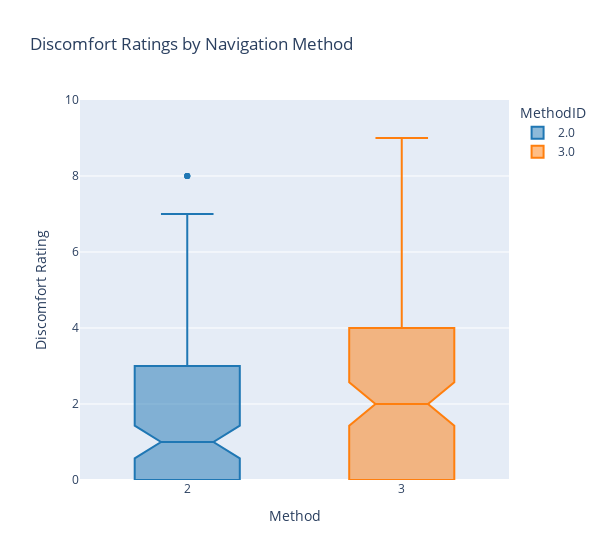

The notebook cell saved with this chart:
### Code cell
discomfort_fig = px.box(discomfort_method, x='MethodID', y='Value', color='MethodID', title='Discomfort Ratings by Navigation Method', notched=True, color_discrete_sequence=px.colors.qualitative.D3)
discomfort_fig.update_yaxes(range=[0,10])
discomfort_fig.update_layout(
    xaxis_title='Method',
    yaxis_title='Discomfort Rating',
    width=600,
)
discomfort_fig.show()

### Figure 1 — Plotly figure (JSON) as saved in the notebook; plotly's stock layout.template omitted (floating-point values rounded to 4 significant figures)
{"data": [{"alignmentgroup": "True", "hovertemplate": "MethodID=%{x}<br>Value=%{y}<extra></extra>", "legendgroup": "2.0", "marker": {"color": "#1F77B4"}, "name": "2.0", "notched": true, "offsetgroup": "2.0", "orientation": "v", "showlegend": true, "type": "box", "x": [2, 2, 2, 2, 2, 2, 2, 2, 2, 2, 2, 2, 2, 2, 2, 2, 2, 2, 2, 2, 2, 2, 2, 2, 2, 2, 2, 2, 2, 2, 2, 2, 2, 2, 2, 2, 2, 2, 2, 2, 2, 2, 2, 2, 2, 2, 2, 2, 2, 2, 2, 2, 2, 2, 2, 2, 2, 2, 2, 2, 2, 2, 2, 2, 2, 2, 2, 2, 2, 2, 2, 2, 2, 2, 2, 2, 2, 2, 2, 2, 2, 2, 2, 2, 2, 2, 2, 2, 2, 2, 2, 2, 2, 2, 2, 2, 2, 2, 2, 2, 2, 2, 2, 2, 2, 2, 2, 2, 2, 2, 2, 2, 2, 2, 2, 2, 2, 2, 2, 2], "x0": " ", "xaxis": "x", "y": [2, 1, 2, 1, 2, 0, 0, 0, 0, 0, 4, 5, 5, 5, 5, 1, 2, 1, 0, 0, 4, 4, 5, 5, 4, 1, 1, 1, 0, 0, 1, 0, 0, 0, 0, 1, 3, 2, 1, 1, 3, 1, 1, 0, 0, 0, 0, 0, 0, 0, 2, 1, 0, 1, 0, 2, 1, 0, 0, 1, 2, 3, 4, 4, 5, 6, 7, 8, 6, 7, 1, 0, 1, 0, 1, 2, 1, 2, 2, 3, 3, 3, 3, 3, 2, 1, 2, 1, 0, 0, 1, 1, 0, 1, 1, 3, 3, 2, 4, 3, 4, 4, 5, 5, 5, 2, 1, 0, 0, 0, 0, 0, 0, 0, 0, 7, 8, 7, 8, 8], "y0": " ", "yaxis": "y"}, {"alignmentgroup": "True", "hovertemplate": "MethodID=%{x}<br>Value=%{y}<extra></extra>", "legendgroup": "3.0", "marker": {"color": "#FF7F0E"}, "name": "3.0", "notched": true, "offsetgroup": "3.0", "orientation": "v", "showlegend": true, "type": "box", "x": [3, 3, 3, 3, 3, 3, 3, 3, 3, 3, 3, 3, 3, 3, 3, 3, 3, 3, 3, 3, 3, 3, 3, 3, 3, 3, 3, 3, 3, 3, 3, 3, 3, 3, 3, 3, 3, 3, 3, 3, 3, 3, 3, 3, 3, 3, 3, 3, 3, 3, 3, 3, 3, 3, 3, 3, 3, 3, 3, 3, 3, 3, 3, 3, 3, 3, 3, 3, 3, 3, 3, 3, 3, 3, 3, 3, 3, 3, 3, 3, 3, 3, 3, 3, 3, 3, 3, 3, 3, 3, 3, 3, 3, 3, 3, 3, 3, 3, 3, 3, 3, 3, 3, 3, 3, 3, 3, 3, 3, 3, 3, 3, 3, 3, 3, 3, 3, 3, 3, 3], "x0": " ", "xaxis": "x", "y": [1, 1, 1, 2, 1, 1, 0, 0, 0, 0, 6, 5, 5, 6, 6, 2, 4, 1, 2, 1, 5, 5, 5, 5, 5, 0, 0, 0, 0, 0, 0, 0, 0, 0, 0, 2, 1, 2, 2, 3, 0, 0, 0, 0, 0, 0, 0, 0, 0, 0, 0, 0, 4, 5, 4, 1, 1, 2, 0, 0, 5, 4, 6, 5, 6, 7, 8, 8, 9, 6, 1, 2, 2, 3, 2, 2, 3, 3, 3, 4, 6, 4, 4, 5, 4, 1, 0, 1, 1, 1, 2, 2, 2, 1, 0, 3, 2, 2, 2, 3, 2, 2, 2, 2, 4, 3, 2, 1, 1, 1, 0, 0, 0, 0, 0, 7, 8, 8, 7, 7], "y0": " ", "yaxis": "y"}], "layout": {"boxmode": "overlay", "legend": {"title": {"text": "MethodID"}, "tracegroupgap": 0}, "title": {"text": "Discomfort Ratings by Navigation Method"}, "width": 600, "xaxis": {"anchor": "y", "categoryarray": [2, 3], "categoryorder": "array", "domain": [0, 1], "title": {"text": "Method"}}, "yaxis": {"anchor": "x", "domain": [0, 1], "range": [0, 10], "title": {"text": "Discomfort Rating"}}}}
